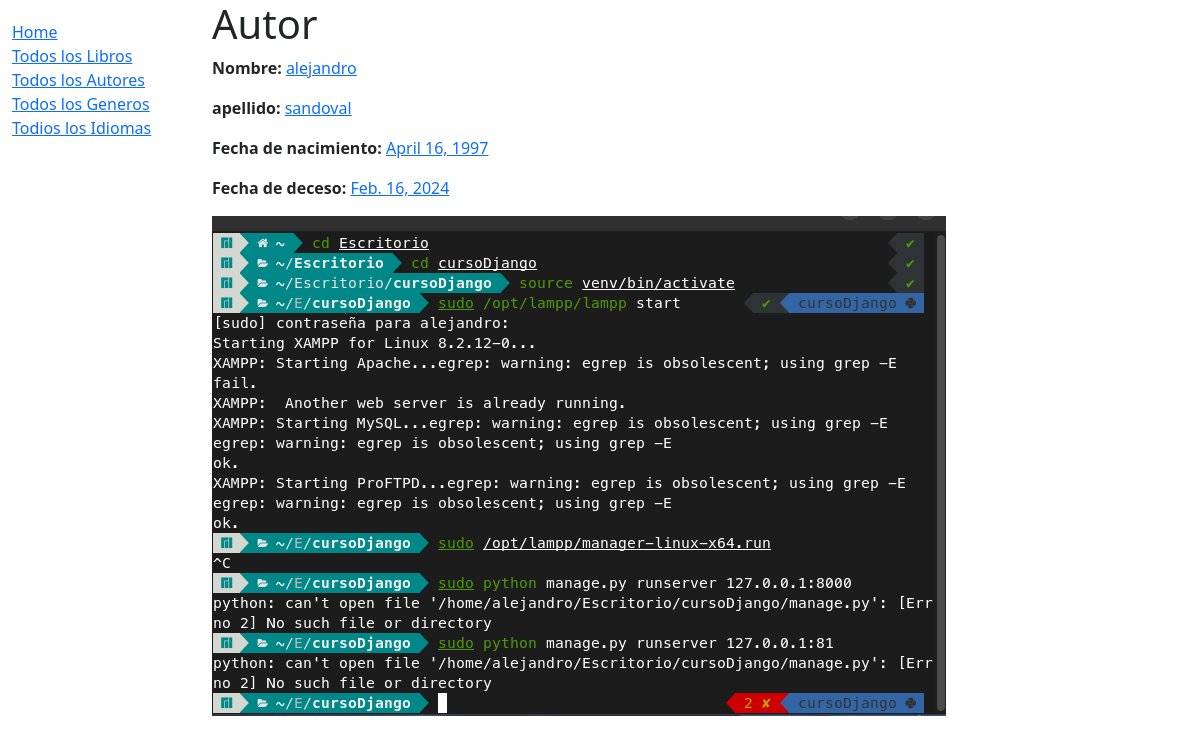
Page /catalogo/autor/1 on the committed database.
### catalogo/models.py (models this page shows, shortened)
class Autor(models.Model):
    nombre = models.CharField(max_length=50, help_text="ingrese el nombre")
    apellido = models.CharField(max_length=50, help_text="ingrese el apellido")
    fechaNac = models.DateField(null=True, blank=True)
    fechaDeceso = models.DateField('Fallecido', null=True, blank=True)
    imagen = models.ImageField(upload_to='media/autor', null=True)
    class Meta:
        ordering = ["apellido", "nombre"]

### catalogo/views.py (the view, shortened to what this page needs)
# urls.py: path('autor/<pk>', views.AutorDetailView.as_view(), name='autor'),
class AutorDetailView(generic.DetailView):
    model = Autor
    template_name = 'autor.html'

### catalogo/templates/autor.html
{% extends "base.html" %}
{% block content %}
<h1>Autor</h1>
<p><strong>Nombre: </strong><a href="">{{ autor.nombre }}</a></p>
<p><strong>apellido: </strong><a href="">{{ autor.apellido }}</a></p>
<p><strong>Fecha de nacimiento: </strong><a href="">{{ autor.fechaNac }}</a></p>
<p><strong>Fecha de deceso: </strong><a href="">{{ autor.fechaDeceso }}</a></p>
<img src="{{ autor.imagen.url }}" alt="">
{% endblock %}

### rows in the picture
Autor: nombre "alejandro", apellido "sandoval", fechaNac "April 16, 1997", fechaDeceso "Feb. 16, 2024", imagen (picture)
